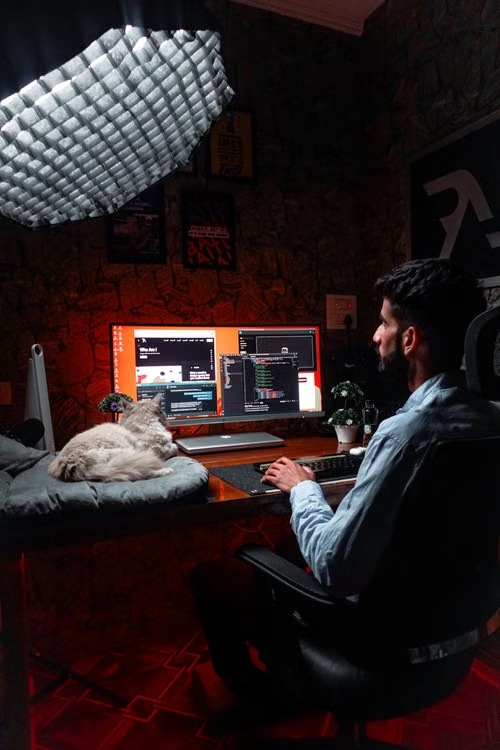
#> input picture image1.jpeg, 500 x 750 px
$ jupyter execute --allow-errors Assignment_Day4.ipynb
#> lines starting #> are read from the running program, lines starting #| are printed output that depends on the picture; after the words box and inside, x2 and y2 are one past the last pixel; in counts of white or black regions, pixels touching at a corner belong together
[cell 1]
#Create word cloud related to topic of your choice, save the wordcloud in jpg format (mandatory for evaluation)

[cell 2]
from wordcloud import WordCloud
import matplotlib.pyplot as plt

text = """
My hobbies and interests reflect my passion for learning, exploring, and creating. I enjoy playing cricket, listening to music, travelling, exploring mountains, driving cars, spending time with friends, and discovering new things. I’m passionate about software development, AI & ML, coding, content creation, business, and entrepreneurship. I also enjoy bhakti and spiritual activities that keep me positive and focused. I love building new ideas, exploring opportunities, and continuously learning to grow both personally and professionally.

"""

# Create Word Cloud
#> (the rest of this cell did not finish here and is left out)

[cell 3]
#Create a program displaying your skills related to image editing using opencv-python. ( reference documentation of opencv is available at https://docs.opencv.org/5.0/)  (mandatory for evaluation)

[cell 4]
import cv2
import matplotlib.pyplot as plt

# -----------------------------------------
# 1. Read the image
# -----------------------------------------
img = cv2.imread("image1.jpeg")
#> img is the input picture: shape (750, 500, 3); mean B, G, R 32.9, 31.6, 43.2

if img is None:
    print("Error: Image not found!")
    exit()

# OpenCV reads image in BGR format
img_rgb = cv2.cvtColor(img, cv2.COLOR_BGR2RGB)


# -----------------------------------------
# 2. Resize
# -----------------------------------------
resized = cv2.resize(img, (500, 350))
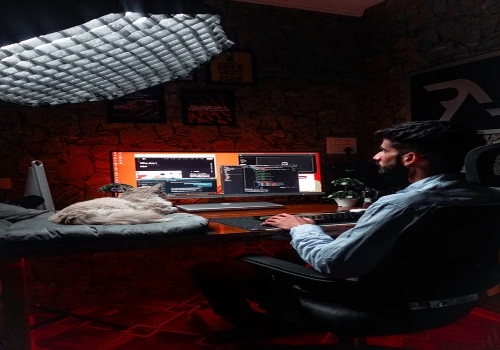
#> resized: shape (350, 500, 3); mean B, G, R 32.8, 31.6, 43.1


# -----------------------------------------
# 3. Crop
# -----------------------------------------
cropped = img[50:300, 100:450]
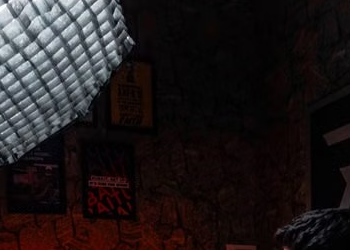
#> cropped: shape (250, 350, 3); mean B, G, R 27.6, 26.6, 32.7


# -----------------------------------------
# 4. Flip
# -----------------------------------------
flipped = cv2.flip(img, 1)       # 1 = Horizontal flip
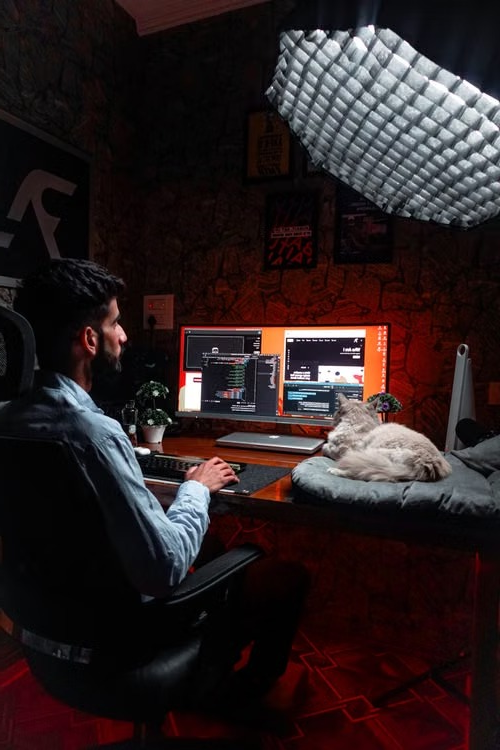
#> flipped: shape (750, 500, 3); mean B, G, R 32.9, 31.6, 43.2


# -----------------------------------------
# 5. Rotate
# -----------------------------------------
rotated = cv2.rotate(img, cv2.ROTATE_90_CLOCKWISE)
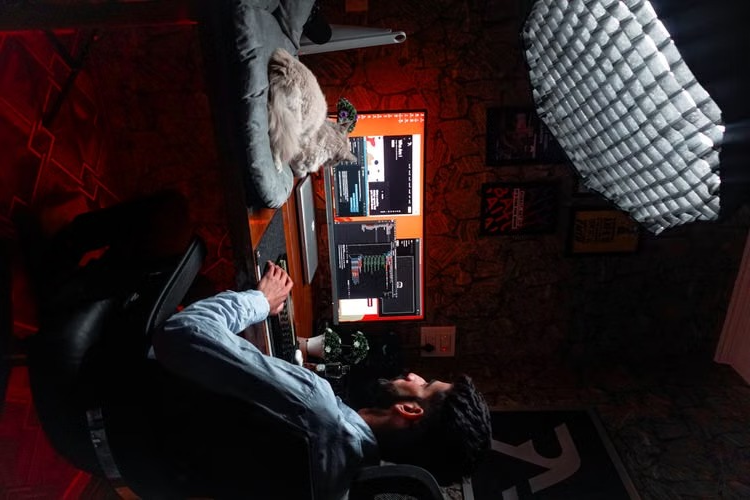
#> rotated: shape (500, 750, 3); mean B, G, R 32.9, 31.6, 43.2


# -----------------------------------------
# 6. Convert to Grayscale
# -----------------------------------------
gray = cv2.cvtColor(img, cv2.COLOR_BGR2GRAY)
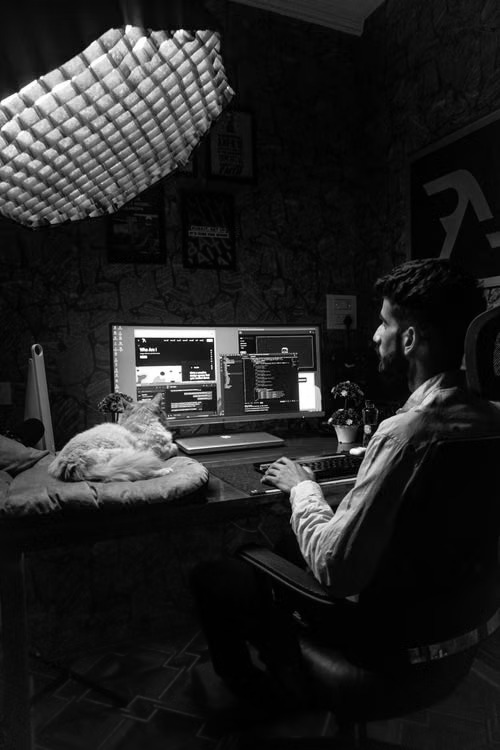
#> gray: shape (750, 500); min 0, max 255, mean 35.2


# -----------------------------------------
# 7. Blur the image
# -----------------------------------------
blurred = cv2.GaussianBlur(img, (15, 15), 0)
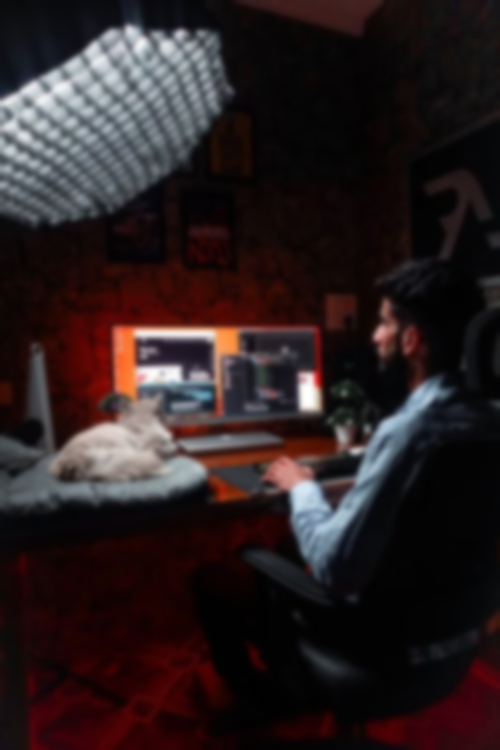
#> blurred: shape (750, 500, 3); mean B, G, R 32.9, 31.6, 43.2


# -----------------------------------------
# 8. Edge Detection
# -----------------------------------------
edges = cv2.Canny(gray, 100, 200)
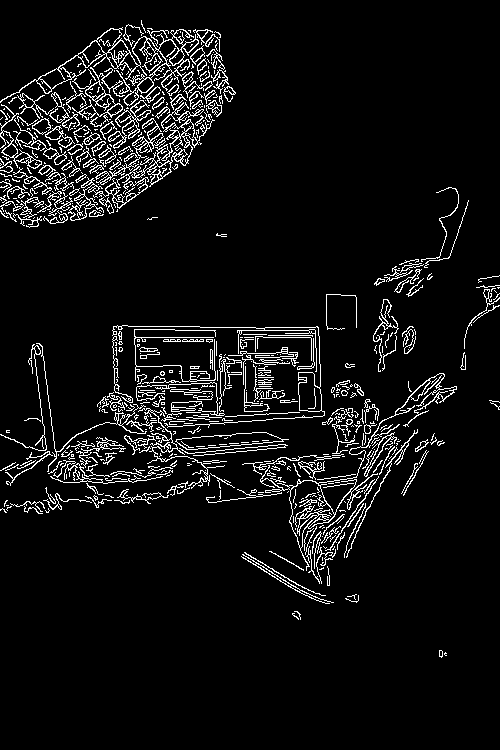
#> edges: shape (750, 500); 6.5% white in thin lines or dots, all inside (x1, y1, x2, y2) = (0, 20, 500, 658)


# -----------------------------------------
# 9. Brightness adjustment
# -----------------------------------------
bright = cv2.convertScaleAbs(img, alpha=1.2, beta=40)
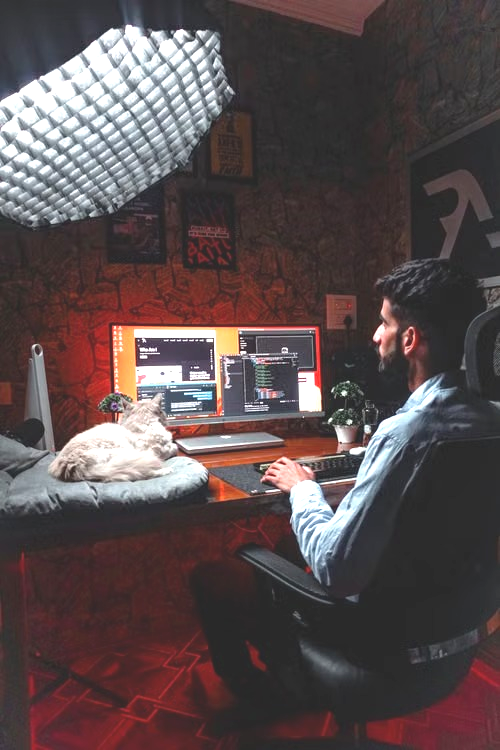
#> bright: shape (750, 500, 3); mean B, G, R 77.6, 76.4, 89.8


# -----------------------------------------
# 10. Save edited images
# -----------------------------------------
cv2.imwrite("resized.jpg", resized)
cv2.imwrite("cropped.jpg", cropped)
cv2.imwrite("flipped.jpg", flipped)
cv2.imwrite("rotated.jpg", rotated)
cv2.imwrite("grayscale.jpg", gray)
cv2.imwrite("blurred.jpg", blurred)
cv2.imwrite("edges.jpg", edges)
cv2.imwrite("bright.jpg", bright)


# -----------------------------------------
# 11. Display results
# -----------------------------------------
plt.figure(figsize=(15, 10))

plt.subplot(2, 4, 1)
plt.imshow(img_rgb)
plt.title("Original")
plt.axis("off")

plt.subplot(2, 4, 2)
plt.imshow(cv2.cvtColor(resized, cv2.COLOR_BGR2RGB))
plt.title("Resized")
plt.axis("off")

plt.subplot(2, 4, 3)
plt.imshow(cv2.cvtColor(cropped, cv2.COLOR_BGR2RGB))
plt.title("Cropped")
plt.axis("off")

plt.subplot(2, 4, 4)
plt.imshow(cv2.cvtColor(flipped, cv2.COLOR_BGR2RGB))
plt.title("Flipped")
plt.axis("off")

plt.subplot(2, 4, 5)
plt.imshow(cv2.cvtColor(rotated, cv2.COLOR_BGR2RGB))
plt.title("Rotated")
plt.axis("off")

plt.subplot(2, 4, 6)
plt.imshow(gray, cmap="gray")
plt.title("Grayscale")
plt.axis("off")

plt.subplot(2, 4, 7)
plt.imshow(cv2.cvtColor(blurred, cv2.COLOR_BGR2RGB))
plt.title("Blurred")
plt.axis("off")

plt.subplot(2, 4, 8)
plt.imshow(edges, cmap="gray")
plt.title("Edge Detection")
plt.axis("off")

plt.tight_layout()
plt.show()
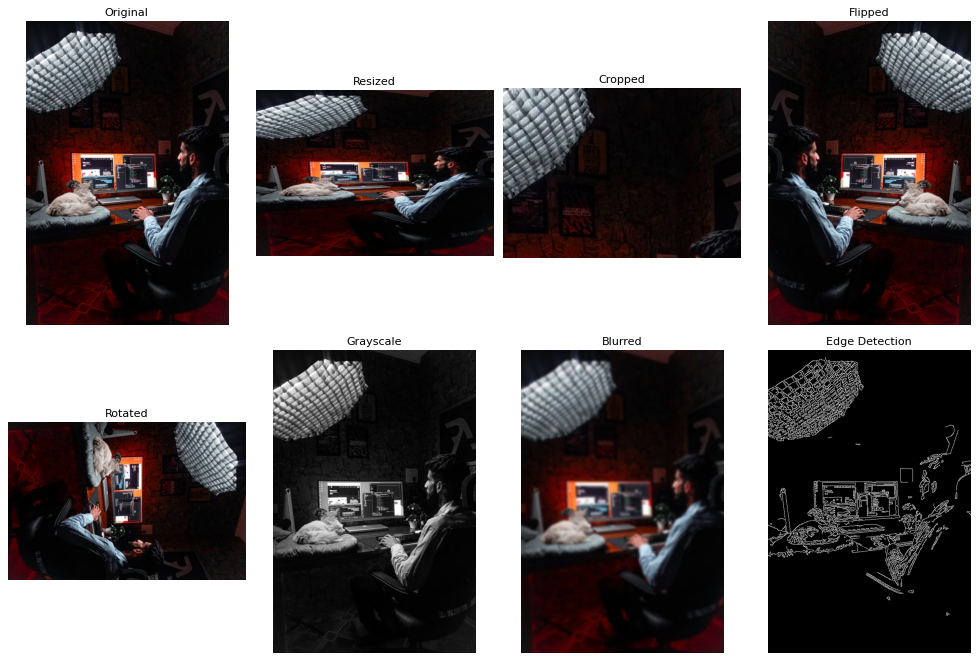
#> figure drawn by matplotlib, 8 panels

print("All image editing operations completed successfully!")
